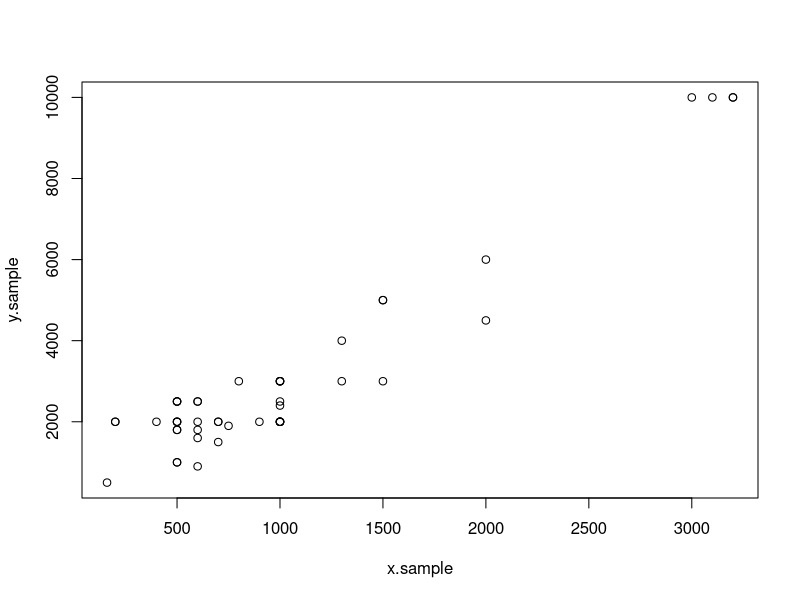

Recreate this plot in R.
# SRS -ratio estimation & regression estimation
library("readxl")
N <- 5996
consumption <- read_excel("consumptionUBC.xlsx")

# clean data
consumption$`Expenses(month)` <- as.numeric(consumption$`Expenses(month)`)
consumption$`Housing(month)` <- as.numeric(consumption$`Housing(month)` )
consumption$`Diet(month)` <- as.numeric(consumption$`Diet(month)`)
consumption$`Hobby(month)` <- as.numeric(consumption$`Hobby(month)`)
consumption$`dailyNecessities(month)` <- as.numeric(
  consumption$`dailyNecessities(month)`)
consumption$`LearningMaterials(term)` <- as.numeric(
  consumption$`LearningMaterials(term)`)
consumption <- na.omit(consumption)
y.sample <- consumption$`Expenses(month)`
n <- length(y.sample)

# choose auxiliary variable
cor(consumption$`Housing(month)`, y.sample) # 0.1739406 
cor(consumption$`Diet(month)`, y.sample) # 0.9502347, strong
cor(consumption$`Hobby(month)`, y.sample) # 0.437956
cor(consumption$`dailyNecessities(month)`, y.sample) # 0.6286485
cor(consumption$`LearningMaterials(term)` / 3, y.sample) # 0.4711414
x.sample <- consumption$`Diet(month)`
plot(x.sample, y.sample)
xbar.pop <- 5541 / 6 # cost on diet is $5541 per year (2 terms & 6 months)

# ratio estimation
ybar.srs <- mean(y.sample)
xbar.srs <- mean(x.sample)
ybar.ratio <- (ybar.srs / xbar.srs) * xbar.pop      # ratio estimation
e.ratio <- y.sample - (ybar.srs / xbar.srs) * x.sample
s.e.sq <- 1 / (n-1) * sum(e.ratio^2)
se.ratio <- sqrt((1 - n/N) * (s.e.sq / n))
srs.ratio <- c(ybar.ratio, se.ratio)
CI.srs.ratio <- ybar.ratio + 1.96 * c(-se.ratio, se.ratio) 

# regression estimation
lm.regression <- lm(y.sample~x.sample)
summary(lm.regression)
ybar.regression <- 2.9457 * xbar.pop + 67.0118
e.regression <- resid(lm.regression)
se.regression <- sqrt((1 - n/N)*(var(e.regression) / n))
srs.regression <- c(ybar.regression, se.regression)
CI.srs.regression <- ybar.regression + 1.96 * c(-se.regression, se.regression) 

# result
srs.ratio
CI.srs.ratio
srs.regression
CI.srs.regression
 
